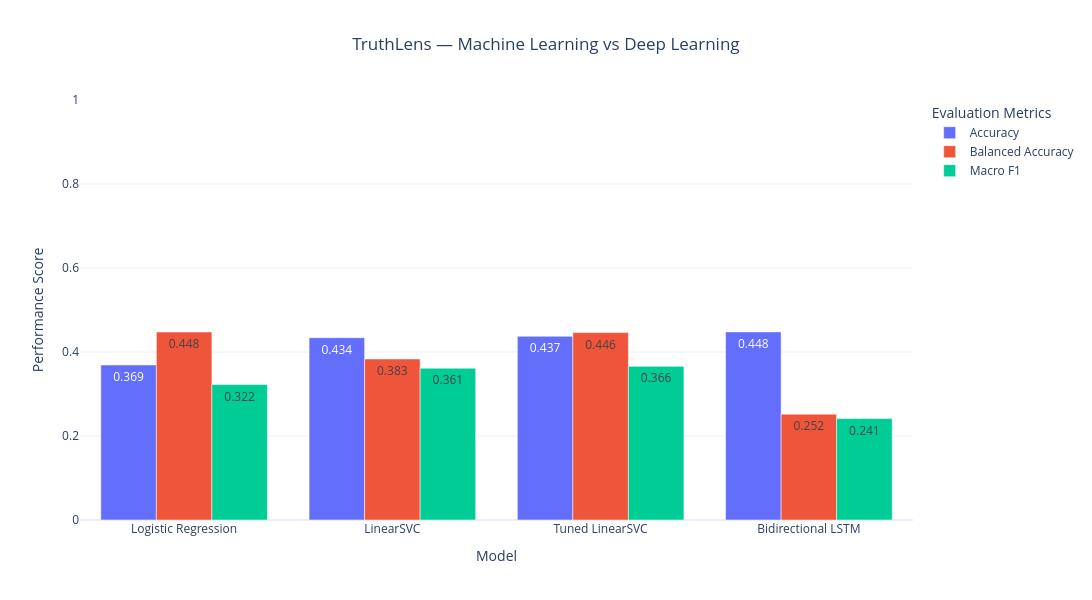

The cell this chart's notebook holds for it:
### Code cell
import plotly.express as px

comparison_long = comparison_df.melt(
    id_vars="Model",
    var_name="Metric",
    value_name="Score"
)

fig = px.bar(
    comparison_long,
    x="Model",
    y="Score",
    color="Metric",
    barmode="group",
    text_auto=".3f",
    title="TruthLens — Machine Learning vs Deep Learning"
)

fig.update_layout(
    template="plotly_white",
    height=600,
    width=1100,
    title_x=0.5,
    yaxis_title="Performance Score",
    xaxis_title="Model",
    yaxis=dict(range=[0, 1]),
    legend_title="Evaluation Metrics"
)

fig.show()

### Figure 1 — Plotly figure (JSON) as saved in the notebook; plotly's stock layout.template omitted (floating-point values rounded to 4 significant figures)
{"data": [{"alignmentgroup": "True", "hovertemplate": "Metric=Accuracy<br>Model=%{x}<br>Score=%{y}<extra></extra>", "legendgroup": "Accuracy", "marker": {"color": "#636efa", "pattern": {"shape": ""}}, "name": "Accuracy", "offsetgroup": "Accuracy", "orientation": "v", "showlegend": true, "textposition": "auto", "texttemplate": "%{y:.3f}", "type": "bar", "x": ["Logistic Regression", "LinearSVC", "Tuned LinearSVC", "Bidirectional LSTM"], "xaxis": "x", "y": [0.3692, 0.434, 0.4374, 0.4479], "yaxis": "y"}, {"alignmentgroup": "True", "hovertemplate": "Metric=Balanced Accuracy<br>Model=%{x}<br>Score=%{y}<extra></extra>", "legendgroup": "Balanced Accuracy", "marker": {"color": "#EF553B", "pattern": {"shape": ""}}, "name": "Balanced Accuracy", "offsetgroup": "Balanced Accuracy", "orientation": "v", "showlegend": true, "textposition": "auto", "texttemplate": "%{y:.3f}", "type": "bar", "x": ["Logistic Regression", "LinearSVC", "Tuned LinearSVC", "Bidirectional LSTM"], "xaxis": "x", "y": [0.4475, 0.3834, 0.4462, 0.2521], "yaxis": "y"}, {"alignmentgroup": "True", "hovertemplate": "Metric=Macro F1<br>Model=%{x}<br>Score=%{y}<extra></extra>", "legendgroup": "Macro F1", "marker": {"color": "#00cc96", "pattern": {"shape": ""}}, "name": "Macro F1", "offsetgroup": "Macro F1", "orientation": "v", "showlegend": true, "textposition": "auto", "texttemplate": "%{y:.3f}", "type": "bar", "x": ["Logistic Regression", "LinearSVC", "Tuned LinearSVC", "Bidirectional LSTM"], "xaxis": "x", "y": [0.3224, 0.3614, 0.3658, 0.2415], "yaxis": "y"}], "layout": {"barmode": "group", "height": 600, "legend": {"title": {"text": "Evaluation Metrics"}, "tracegroupgap": 0}, "title": {"text": "TruthLens — Machine Learning vs Deep Learning", "x": 0.5}, "width": 1100, "xaxis": {"anchor": "y", "domain": [0, 1], "title": {"text": "Model"}}, "yaxis": {"anchor": "x", "domain": [0, 1], "range": [0, 1], "title": {"text": "Performance Score"}}}}
